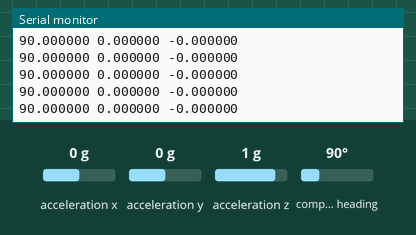
This sketch was run on a simulated Teensy 4. Shown: the last lines printed to the serial monitor. The test bench sets the inputs (shaded band); at power-on: acceleration x 0 g, acceleration y 0 g, acceleration z 1 g, compass heading 90°.

Above: at 1.2 s.
1.3 s: acceleration x set to -1.4 g
At 1.33 s:
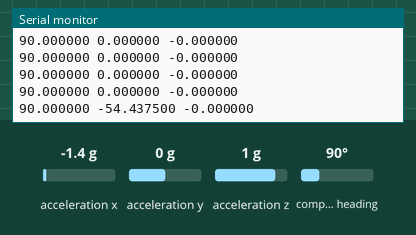
2.8 s: acceleration y set to -1.4 g
At 2.85 s:
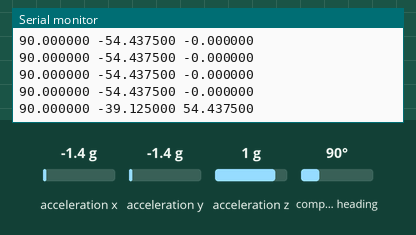
4.3 s: acceleration z set to -1.4 g
At 4.37 s:
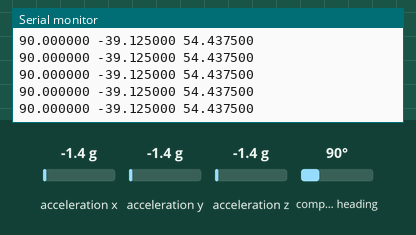
5.8 s: compass heading set to 7°
At 5.8 s:
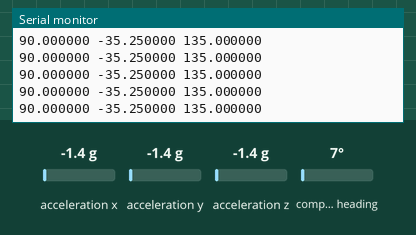
Timing chart, 0 to 8.3 s (numbered marks = the images above; inputs shaded):
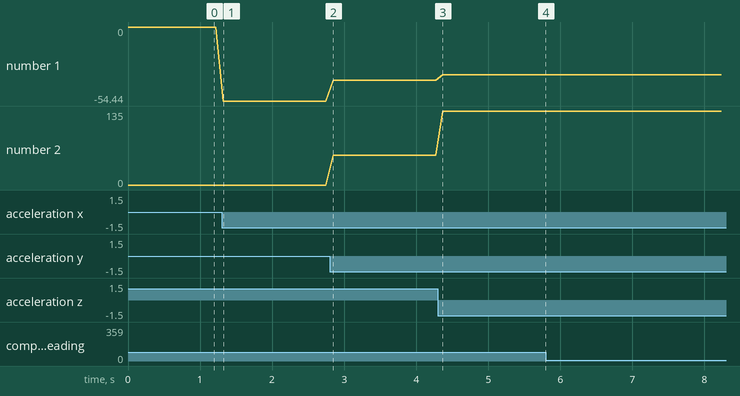

Measured:
- after the input at 1.3 s, the serial monitor: prints a new line at once (image 1)
- after the input at 2.8 s, the serial monitor: prints a new line after 0.05 s (image 2)
- plotted number 1: 0 → -54.44 after the input at 1.3 s, -54.44 → -39.12 after the input at 2.8 s, -39.12 → -35.25 after the input at 4.3 s
- plotted number 2: 0 → 54.44 after the input at 2.8 s, 54.44 → 135 after the input at 4.3 s

The sketch:

I2C_Alternative_Pin_2024-07-29.ino
```cpp
// Teensy 4.1
// Master

#include<string>

#include<Adafruit_BNO055.h>
#include<Wire.h>

Adafruit_BNO055 bno(55,0x28,&Wire2);
constexpr uint8_t ESP32C3_ADDR = 0x32;

void setup() {
  Serial.begin(9600);
  Serial.println("Teensy4.1");

  // Wire.setSDA(24);
  // Wire.setSCL(25);
  Wire2.begin();
  // Wire2.beginTransmission(ESP32C3_ADDR);
  // Wire2.write("Teensy4.1");
  // Wire2.endTransmission();

  while(!bno.begin());
  Serial.println("end setup()");
}

void loop() {

  sensors_event_t o{};
  bno.getEvent(&o,Adafruit_BNO055::VECTOR_EULER);
  Serial.printf("%lf %lf %lf\n", o.orientation.x, o.orientation.y, o.orientation.z);

  delay(100);
}
```
